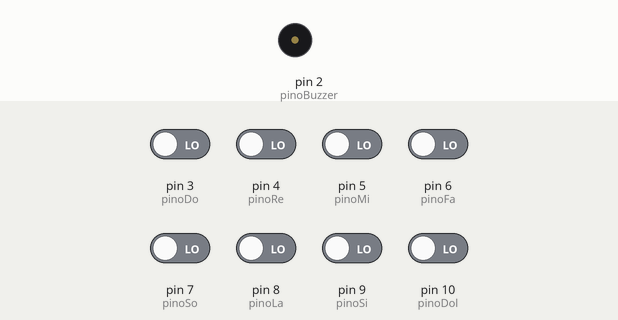
Simulated run of this sketch. Board: Arduino Uno, built with avr-gcc and run on an emulated ATmega328P. Shown: buzzer (waves = sounding). Inputs (shaded band) come from the test bench; at power-on: pin 3 (pinoDo), pin 4 (pinoRe), pin 5 (pinoMi), pin 6 (pinoFa), pin 7 (pinoSo), pin 8 (pinoLa), pin 9 (pinoSi), pin 10 (pinoDol) LOW.

Above: at 2.2 s.
2.3 s: pin 3 (pinoDo) driven HIGH
At 3.0 s:
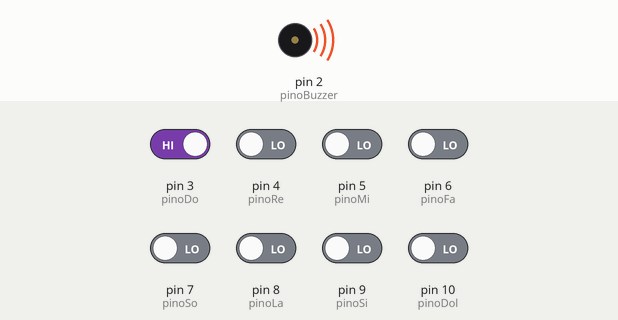
3.8 s: pin 3 (pinoDo) driven LOW
At 4.2 s:
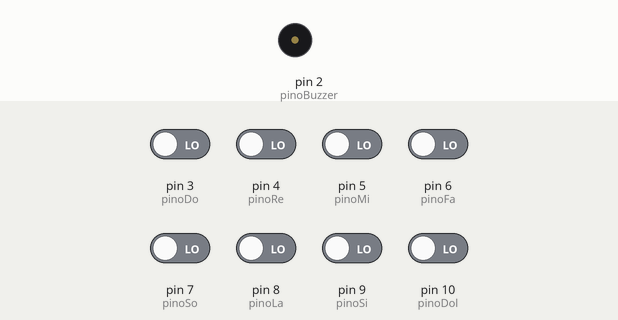
5.3 s: pin 4 (pinoRe) driven HIGH
At 6.6 s:
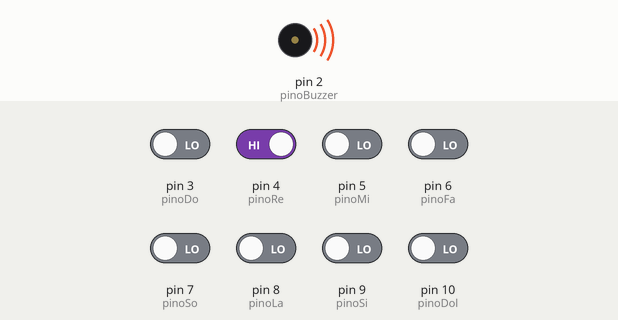
Timing chart, 0 to 8.3 s (numbered marks = the images above; inputs shaded):
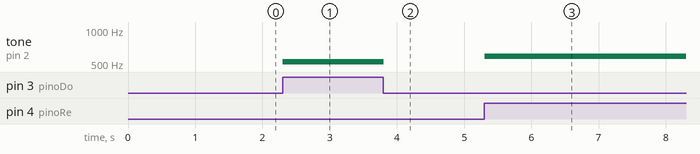

Measured:
- after the input at 2.3 s, tone on pin 2 (pinoBuzzer): silent → 523 Hz at once
- after the input at 3.8 s, tone on pin 2 (pinoBuzzer): 523 Hz → silent at once
- after the input at 5.3 s, tone on pin 2 (pinoBuzzer): silent → 587 Hz at once

The sketch:

Piano.ino
```cpp
//Definição das constantes: pinos de entrada
#define pinoBuzzer 2

//leds
#define pinoDo 3
#define pinoRe 4
#define pinoMi 5
#define pinoFa 6
#define pinoSo 7
#define pinoLa 8
#define pinoSi 9
#define pinoDol 10

  byte doh, re, mi, fa, so, la, si, dol = 0;

void setup() {
pinMode(pinoBuzzer, OUTPUT);

  pinMode(pinoDo, INPUT);
  pinMode(pinoRe, INPUT);
  pinMode(pinoMi, INPUT);
  pinMode(pinoFa, INPUT);
  pinMode(pinoSo, INPUT);
  pinMode(pinoLa, INPUT);
  pinMode(pinoSi, INPUT);
  pinMode(pinoDol, INPUT);

  Serial.begin(9600);
  delay(1000);
}

void loop() {
  /*Leitura dos botões armazenada
   nas variáveis de controle*/
  doh = digitalRead(pinoDo);
  re = digitalRead(pinoRe);
  mi = digitalRead(pinoMi);
  fa = digitalRead(pinoFa);
  so = digitalRead(pinoSo);
  la = digitalRead(pinoLa);
  si = digitalRead(pinoSi);
  dol = digitalRead(pinoDol);

  //Verificando qual nota foi acionada
  if(doh == 1){
    //Ativa a nota dó
    tone(pinoBuzzer, 523);
  }
  else if(re == 1){
    //Ativa a nota re
    tone(pinoBuzzer, 587);
  }
  else if(mi == 1){
    //Ativa a nota mi
    tone(pinoBuzzer, 659);
  }
  else if(fa == 1){
    //Ativa a nota fa
    tone(pinoBuzzer,698);
  }
  else if(so == 1){
    //Ativa a nota so
    tone(pinoBuzzer,415);
  }
  else if(la == 1){
    //Ativa a nota la
    tone(pinoBuzzer,440);
  }
  else if(si == 1){
    //Ativa a nota si
    tone(pinoBuzzer,494);
  }
  else if(dol == 1){
    //Ativa a nota dol
    tone(pinoBuzzer,554);
  }

  else{
    //desliga a buzzer
    noTone(pinoBuzzer);

  }

  delay(50); //tempo de melodia

}
```
